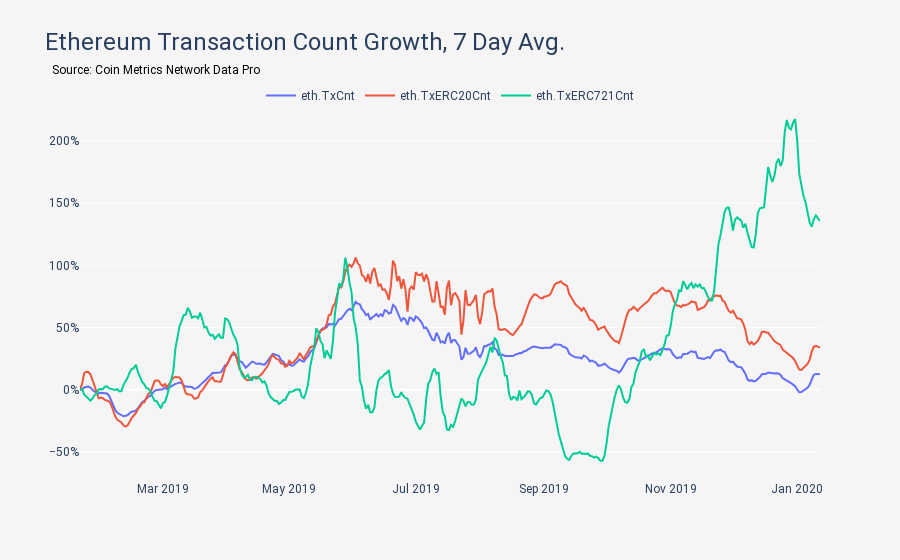

Write notebook code for a chart like this one.
### Code cell
eth_title = 'Ethereum Transaction Count Growth, 7 Day Avg.'
fig1 = LineChart(df=eth_df, title=eth_title, y_columns=list(map(lambda metric: 'eth.' + metric, metrics)), growth=growth, filled_area=False, seven_day_rolling_average=True).run()
fig1.fig.update_layout(
            yaxis = {'tickformat': ',.0%', 'side': 'left'},
            xaxis = {
                'showgrid' : False
            }
         )
fig1.show()

### Figure 1 — Plotly figure (JSON) as saved in the notebook; plotly's stock layout.template omitted (floating-point values rounded to 4 significant figures; data arrays with more than 128 entries replaced by an {"elided": "..."} marker saying what was removed)
{"data": [{"fill": "none", "mode": "lines", "name": "eth.TxCnt", "type": "scatter", "x": {"elided": "358 str values"}, "y": {"elided": "358 float values"}}, {"fill": "none", "mode": "lines", "name": "eth.TxERC20Cnt", "type": "scatter", "x": {"elided": "358 str values"}, "y": {"elided": "358 float values"}}, {"fill": "none", "mode": "lines", "name": "eth.TxERC721Cnt", "type": "scatter", "x": {"elided": "358 str values"}, "y": {"elided": "358 float values"}}], "layout": {"annotations": [{"align": "left", "font": {"color": "black", "size": 12}, "showarrow": false, "text": "Source: Coin Metrics Network Data Pro", "valign": "top", "x": -0.04, "xref": "paper", "y": 1.103, "yref": "paper"}], "font": {"family": "Roboto"}, "legend": {"bgcolor": "#F5F5F5", "orientation": "h", "x": 0.5, "xanchor": "center", "y": 1.05, "yanchor": "top"}, "paper_bgcolor": "#F5F5F5", "plot_bgcolor": "#F5F5F5", "title": {"font": {"family": "Roboto", "size": 24}, "text": "Ethereum Transaction Count Growth, 7 Day Avg."}, "xaxis": {"showgrid": false}, "xaxis10": {"showgrid": false}, "xaxis11": {"showgrid": false}, "xaxis12": {"showgrid": false}, "xaxis13": {"showgrid": false}, "xaxis14": {"showgrid": false}, "xaxis15": {"showgrid": false}, "xaxis16": {"showgrid": false}, "xaxis17": {"showgrid": false}, "xaxis18": {"showgrid": false}, "xaxis2": {"showgrid": false}, "xaxis3": {"showgrid": false}, "xaxis4": {"showgrid": false}, "xaxis5": {"showgrid": false}, "xaxis6": {"showgrid": false}, "xaxis7": {"showgrid": false}, "xaxis8": {"showgrid": false}, "xaxis9": {"showgrid": false}, "yaxis": {"side": "left", "tickformat": ",.0%"}, "yaxis10": {"side": "left", "tickformat": ",.0%"}, "yaxis11": {"side": "left", "tickformat": ",.0%"}, "yaxis12": {"side": "left", "tickformat": ",.0%"}, "yaxis13": {"side": "left", "tickformat": ",.0%"}, "yaxis14": {"side": "left", "tickformat": ",.0%"}, "yaxis15": {"side": "left", "tickformat": ",.0%"}, "yaxis16": {"side": "left", "tickformat": ",.0%"}, "yaxis17": {"side": "left", "tickformat": ",.0%"}, "yaxis18": {"side": "left", "tickformat": ",.0%"}, "yaxis2": {"side": "left", "tickformat": ",.0%"}, "yaxis3": {"side": "left", "tickformat": ",.0%"}, "yaxis4": {"side": "left", "tickformat": ",.0%"}, "yaxis5": {"side": "left", "tickformat": ",.0%"}, "yaxis6": {"side": "left", "tickformat": ",.0%"}, "yaxis7": {"side": "left", "tickformat": ",.0%"}, "yaxis8": {"side": "left", "tickformat": ",.0%"}, "yaxis9": {"side": "left", "tickformat": ",.0%"}}}
